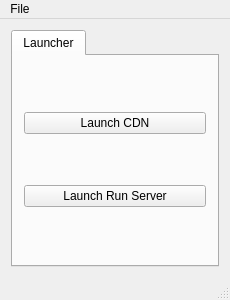
<?xml version="1.0" encoding="UTF-8"?>
<ui version="4.0">
 <class>MainWindow</class>
 <widget class="QMainWindow" name="MainWindow">
  <property name="geometry">
   <rect>
    <x>0</x>
    <y>0</y>
    <width>230</width>
    <height>300</height>
   </rect>
  </property>
  <property name="windowTitle">
   <string>MainWindow</string>
  </property>
  <widget class="QWidget" name="centralWidget">
   <layout class="QVBoxLayout" name="verticalLayout">
    <item>
     <widget class="QTabWidget" name="tabWidget">
      <property name="currentIndex">
       <number>0</number>
      </property>
      <widget class="QWidget" name="tab">
       <attribute name="title">
        <string>Launcher</string>
       </attribute>
       <layout class="QVBoxLayout" name="verticalLayout_2">
        <item>
         <widget class="QPushButton" name="lnchCDN">
          <property name="text">
           <string>Launch CDN</string>
          </property>
         </widget>
        </item>
        <item>
         <widget class="QPushButton" name="lnchRunSrv">
          <property name="text">
           <string>Launch Run Server</string>
          </property>
         </widget>
        </item>
       </layout>
      </widget>
     </widget>
    </item>
   </layout>
  </widget>
  <widget class="QMenuBar" name="menuBar">
   <property name="geometry">
    <rect>
     <x>0</x>
     <y>0</y>
     <width>230</width>
     <height>22</height>
    </rect>
   </property>
   <widget class="QMenu" name="menuFile">
    <property name="title">
     <string>File</string>
    </property>
    <addaction name="actionRestart"/>
    <addaction name="actionQuit"/>
   </widget>
   <addaction name="menuFile"/>
  </widget>
  <widget class="QStatusBar" name="statusBar"/>
  <action name="actionQuit">
   <property name="text">
    <string>Quit</string>
   </property>
   <property name="shortcut">
    <string>Esc</string>
   </property>
  </action>
  <action name="actionRestart">
   <property name="text">
    <string>Restart</string>
   </property>
  </action>
 </widget>
 <layoutdefault spacing="6" margin="11"/>
 <resources/>
 <connections>
  <connection>
   <sender>actionQuit</sender>
   <signal>triggered()</signal>
   <receiver>MainWindow</receiver>
   <slot>close()</slot>
   <hints>
    <hint type="sourcelabel">
     <x>-1</x>
     <y>-1</y>
    </hint>
    <hint type="destinationlabel">
     <x>114</x>
     <y>149</y>
    </hint>
   </hints>
  </connection>
 </connections>
</ui>
